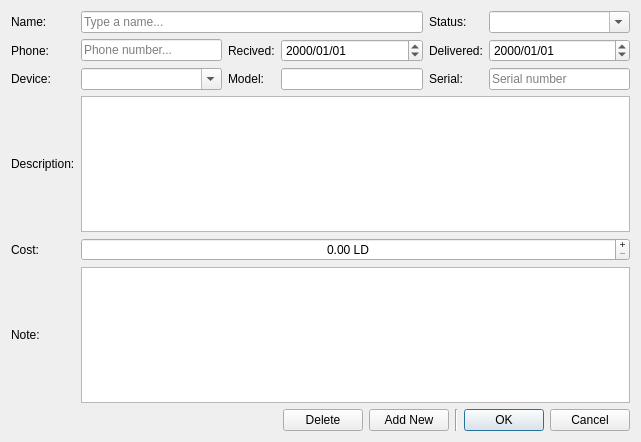
<?xml version="1.0" encoding="UTF-8"?>
<ui version="4.0">
 <class>DialogNew</class>
 <widget class="QDialog" name="DialogNew">
  <property name="geometry">
   <rect>
    <x>0</x>
    <y>0</y>
    <width>641</width>
    <height>442</height>
   </rect>
  </property>
  <property name="windowTitle">
   <string>Invoice</string>
  </property>
  <property name="windowIcon">
   <iconset resource="res.qrc">
    <normaloff>:/icons/res/document-new.png</normaloff>:/icons/res/document-new.png</iconset>
  </property>
  <layout class="QVBoxLayout" name="verticalLayout">
   <item>
    <layout class="QGridLayout" name="gridLayout">
     <item row="4" column="0">
      <widget class="QLabel" name="label_4">
       <property name="sizePolicy">
        <sizepolicy hsizetype="Preferred" vsizetype="Preferred">
         <horstretch>0</horstretch>
         <verstretch>0</verstretch>
        </sizepolicy>
       </property>
       <property name="text">
        <string>Cost:</string>
       </property>
       <property name="buddy">
        <cstring>doubleSpinBox_cost</cstring>
       </property>
      </widget>
     </item>
     <item row="0" column="5">
      <widget class="QComboBox" name="comboBox_status">
       <property name="editable">
        <bool>true</bool>
       </property>
      </widget>
     </item>
     <item row="3" column="0">
      <widget class="QLabel" name="label_3">
       <property name="sizePolicy">
        <sizepolicy hsizetype="Preferred" vsizetype="Preferred">
         <horstretch>0</horstretch>
         <verstretch>0</verstretch>
        </sizepolicy>
       </property>
       <property name="text">
        <string>Description:</string>
       </property>
       <property name="buddy">
        <cstring>plainTextEdit_description</cstring>
       </property>
      </widget>
     </item>
     <item row="0" column="1" colspan="3">
      <widget class="QLineEdit" name="lineEdit_name">
       <property name="placeholderText">
        <string>Type a name...</string>
       </property>
      </widget>
     </item>
     <item row="1" column="0">
      <widget class="QLabel" name="label_10">
       <property name="sizePolicy">
        <sizepolicy hsizetype="Preferred" vsizetype="Preferred">
         <horstretch>0</horstretch>
         <verstretch>0</verstretch>
        </sizepolicy>
       </property>
       <property name="text">
        <string>Phone:</string>
       </property>
       <property name="buddy">
        <cstring>lineEdit_phone</cstring>
       </property>
      </widget>
     </item>
     <item row="2" column="0">
      <widget class="QLabel" name="label_2">
       <property name="sizePolicy">
        <sizepolicy hsizetype="Preferred" vsizetype="Preferred">
         <horstretch>0</horstretch>
         <verstretch>0</verstretch>
        </sizepolicy>
       </property>
       <property name="text">
        <string>Device:</string>
       </property>
       <property name="buddy">
        <cstring>comboBox_device</cstring>
       </property>
      </widget>
     </item>
     <item row="4" column="1" colspan="5">
      <widget class="QDoubleSpinBox" name="doubleSpinBox_cost">
       <property name="styleSheet">
        <string notr="true">font: 75 12pt &quot;Tahoma&quot;;</string>
       </property>
       <property name="alignment">
        <set>Qt::AlignCenter</set>
       </property>
       <property name="buttonSymbols">
        <enum>QAbstractSpinBox::PlusMinus</enum>
       </property>
       <property name="suffix">
        <string> LD</string>
       </property>
       <property name="maximum">
        <double>99999999.989999994635582</double>
       </property>
      </widget>
     </item>
     <item row="1" column="5">
      <widget class="QDateEdit" name="dateEdit_delivered">
       <property name="displayFormat">
        <string>yyyy/MM/dd</string>
       </property>
      </widget>
     </item>
     <item row="0" column="0">
      <widget class="QLabel" name="label">
       <property name="sizePolicy">
        <sizepolicy hsizetype="Preferred" vsizetype="Preferred">
         <horstretch>0</horstretch>
         <verstretch>0</verstretch>
        </sizepolicy>
       </property>
       <property name="text">
        <string>Name:</string>
       </property>
       <property name="buddy">
        <cstring>lineEdit_name</cstring>
       </property>
      </widget>
     </item>
     <item row="3" column="1" colspan="5">
      <widget class="QPlainTextEdit" name="plainTextEdit_description">
       <property name="tabChangesFocus">
        <bool>true</bool>
       </property>
      </widget>
     </item>
     <item row="1" column="2">
      <widget class="QLabel" name="label_5">
       <property name="sizePolicy">
        <sizepolicy hsizetype="Preferred" vsizetype="Preferred">
         <horstretch>0</horstretch>
         <verstretch>0</verstretch>
        </sizepolicy>
       </property>
       <property name="text">
        <string>Recived:</string>
       </property>
       <property name="buddy">
        <cstring>dateEdit_recived</cstring>
       </property>
      </widget>
     </item>
     <item row="0" column="4">
      <widget class="QLabel" name="label_11">
       <property name="sizePolicy">
        <sizepolicy hsizetype="Preferred" vsizetype="Preferred">
         <horstretch>0</horstretch>
         <verstretch>0</verstretch>
        </sizepolicy>
       </property>
       <property name="text">
        <string>Status:</string>
       </property>
       <property name="buddy">
        <cstring>comboBox_status</cstring>
       </property>
      </widget>
     </item>
     <item row="1" column="4">
      <widget class="QLabel" name="label_delivered">
       <property name="sizePolicy">
        <sizepolicy hsizetype="Preferred" vsizetype="Preferred">
         <horstretch>0</horstretch>
         <verstretch>0</verstretch>
        </sizepolicy>
       </property>
       <property name="text">
        <string>Delivered:</string>
       </property>
       <property name="buddy">
        <cstring>dateEdit_delivered</cstring>
       </property>
      </widget>
     </item>
     <item row="1" column="3">
      <widget class="QDateEdit" name="dateEdit_recived">
       <property name="displayFormat">
        <string>yyyy/MM/dd</string>
       </property>
      </widget>
     </item>
     <item row="2" column="1">
      <widget class="QComboBox" name="comboBox_device">
       <property name="editable">
        <bool>true</bool>
       </property>
      </widget>
     </item>
     <item row="2" column="2">
      <widget class="QLabel" name="label_8">
       <property name="sizePolicy">
        <sizepolicy hsizetype="Preferred" vsizetype="Preferred">
         <horstretch>0</horstretch>
         <verstretch>0</verstretch>
        </sizepolicy>
       </property>
       <property name="text">
        <string>Model:</string>
       </property>
       <property name="buddy">
        <cstring>lineEdit_model</cstring>
       </property>
      </widget>
     </item>
     <item row="2" column="4">
      <widget class="QLabel" name="label_9">
       <property name="sizePolicy">
        <sizepolicy hsizetype="Preferred" vsizetype="Preferred">
         <horstretch>0</horstretch>
         <verstretch>0</verstretch>
        </sizepolicy>
       </property>
       <property name="text">
        <string>Serial:</string>
       </property>
       <property name="buddy">
        <cstring>lineEdit_serial</cstring>
       </property>
      </widget>
     </item>
     <item row="2" column="5">
      <widget class="QLineEdit" name="lineEdit_serial">
       <property name="placeholderText">
        <string>Serial number</string>
       </property>
      </widget>
     </item>
     <item row="5" column="0">
      <widget class="QLabel" name="label_7">
       <property name="sizePolicy">
        <sizepolicy hsizetype="Preferred" vsizetype="Preferred">
         <horstretch>0</horstretch>
         <verstretch>0</verstretch>
        </sizepolicy>
       </property>
       <property name="text">
        <string>Note:</string>
       </property>
       <property name="buddy">
        <cstring>plainTextEdit_note</cstring>
       </property>
      </widget>
     </item>
     <item row="5" column="1" colspan="5">
      <widget class="QPlainTextEdit" name="plainTextEdit_note">
       <property name="tabChangesFocus">
        <bool>true</bool>
       </property>
      </widget>
     </item>
     <item row="1" column="1">
      <widget class="QLineEdit" name="lineEdit_phone">
       <property name="text">
        <string/>
       </property>
       <property name="placeholderText">
        <string>Phone number...</string>
       </property>
      </widget>
     </item>
     <item row="2" column="3">
      <widget class="QLineEdit" name="lineEdit_model"/>
     </item>
    </layout>
   </item>
   <item>
    <widget class="QWidget" name="widget" native="true">
     <layout class="QHBoxLayout" name="horizontalLayout">
      <property name="leftMargin">
       <number>0</number>
      </property>
      <property name="topMargin">
       <number>0</number>
      </property>
      <property name="rightMargin">
       <number>0</number>
      </property>
      <property name="bottomMargin">
       <number>0</number>
      </property>
      <item>
       <spacer name="horizontalSpacer">
        <property name="orientation">
         <enum>Qt::Horizontal</enum>
        </property>
        <property name="sizeHint" stdset="0">
         <size>
          <width>40</width>
          <height>20</height>
         </size>
        </property>
       </spacer>
      </item>
      <item>
       <widget class="QPushButton" name="pushButton_delete">
        <property name="text">
         <string>Delete</string>
        </property>
        <property name="icon">
         <iconset resource="res.qrc">
          <normaloff>:/icons/res/edit-delete.png</normaloff>:/icons/res/edit-delete.png</iconset>
        </property>
       </widget>
      </item>
      <item>
       <widget class="QPushButton" name="pushButton_add">
        <property name="text">
         <string>Add New</string>
        </property>
        <property name="icon">
         <iconset resource="res.qrc">
          <normaloff>:/icons/res/list-add.png</normaloff>:/icons/res/list-add.png</iconset>
        </property>
       </widget>
      </item>
      <item>
       <widget class="Line" name="line">
        <property name="orientation">
         <enum>Qt::Vertical</enum>
        </property>
       </widget>
      </item>
      <item>
       <widget class="QPushButton" name="pushButton_ok">
        <property name="text">
         <string>OK</string>
        </property>
        <property name="icon">
         <iconset resource="res.qrc">
          <normaloff>:/icons/res/dialog-ok-apply.png</normaloff>:/icons/res/dialog-ok-apply.png</iconset>
        </property>
        <property name="default">
         <bool>true</bool>
        </property>
       </widget>
      </item>
      <item>
       <widget class="QPushButton" name="pushButton_cancel">
        <property name="text">
         <string>Cancel</string>
        </property>
        <property name="icon">
         <iconset resource="res.qrc">
          <normaloff>:/icons/res/dialog-cancel.png</normaloff>:/icons/res/dialog-cancel.png</iconset>
        </property>
       </widget>
      </item>
     </layout>
    </widget>
   </item>
  </layout>
 </widget>
 <tabstops>
  <tabstop>lineEdit_name</tabstop>
  <tabstop>comboBox_status</tabstop>
  <tabstop>lineEdit_phone</tabstop>
  <tabstop>dateEdit_recived</tabstop>
  <tabstop>comboBox_device</tabstop>
  <tabstop>lineEdit_model</tabstop>
  <tabstop>lineEdit_serial</tabstop>
  <tabstop>plainTextEdit_description</tabstop>
  <tabstop>doubleSpinBox_cost</tabstop>
  <tabstop>plainTextEdit_note</tabstop>
  <tabstop>pushButton_add</tabstop>
  <tabstop>pushButton_ok</tabstop>
  <tabstop>pushButton_cancel</tabstop>
  <tabstop>pushButton_delete</tabstop>
  <tabstop>dateEdit_delivered</tabstop>
 </tabstops>
 <resources>
  <include location="res.qrc"/>
 </resources>
 <connections>
  <connection>
   <sender>pushButton_cancel</sender>
   <signal>clicked()</signal>
   <receiver>DialogNew</receiver>
   <slot>reject()</slot>
   <hints>
    <hint type="sourcelabel">
     <x>591</x>
     <y>420</y>
    </hint>
    <hint type="destinationlabel">
     <x>320</x>
     <y>220</y>
    </hint>
   </hints>
  </connection>
 </connections>
</ui>
